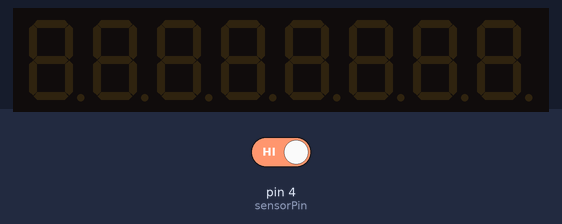
Bench run of a sketch on a simulated Arduino Uno, built with avr-gcc and run on an emulated ATmega328P. Shown: 8-digit seven-segment display. The test bench sets the inputs (shaded band); at power-on: pin 4 (sensorPin) HIGH.

Above: at 1.2 s.
1.3 s: pin 4 (sensorPin) driven LOW
At 2.0 s:
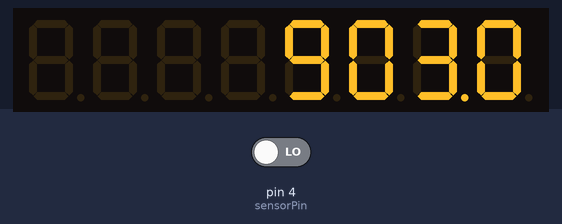
2.8 s: pin 4 (sensorPin) driven HIGH
At 5.3 s:
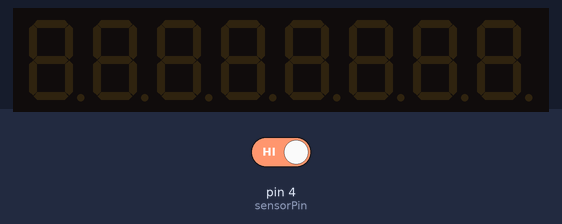
5.8 s: pin 4 (sensorPin) driven LOW
At 6.5 s:
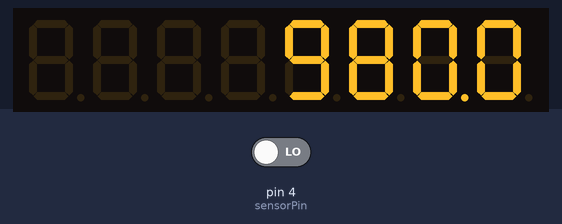
Timing chart, 0 to 8.8 s (numbered marks = the images above; inputs shaded):
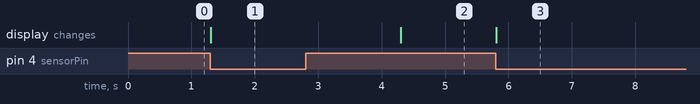

The sketch:

bike_85.ino
```cpp
#include "LedControl.h"       //Use of the MAX7219 implemented.

const int digits = 4;          // 4 digits 7 segment display
const int DIPin = 0;
const int LoadPin = 1;
const int ClkPin = 2;
const int sensorPin = 4;      //Hall effect sensor

const double pi = 3.14159;
const int magnets = 2;         //1 magnet in the application
const double radius = 0.3556;      //28 inch wheel -> 14 inch radius ~0.3556 m

double speed;
long double prevTime = 0;     //Previous time

LedControl lc = LedControl(DIPin, ClkPin, LoadPin, 1); // Define the SPI bus used ot control the 4* 7 Segment display

void setup() {
  pinMode(sensorPin, INPUT);
  lc.shutdown(0, false);
  /* Set the brightness to a medium values */
  lc.setIntensity(0, 8);
  /* and clear the display */
  lc.clearDisplay(0);
  prevTime = millis();
  speed = 0;
}

double calculateSpeed(double deltaT) {
  if (deltaT == 0) {
    return 0;
  }
  return (((2 * radius * pi) / deltaT) * 3600);        // 1 m.ms-1 = 3600 km.h-1
}

void display(double value) {
  if (value > 99.99) {
    display(99.99);
  }
  else if (value < 0) {
    display(-value);
  }
  else {
    int val = value * 100;
    byte units[digits];        // tens, ones, tenths, hundredths;
    for (int i = 0; i < digits; i++) {
      units[i] = (byte)(val % 10);
      val = val / 10;
    }
    lc.setDigit(0, 0, units[3], false);
    lc.setDigit(0, 1, units[2], true);
    lc.setDigit(0, 2, units[1], false);
    lc.setDigit(0, 3, units[0], false);
  }
}

void loop() {
  //if the magnet goes in front of the sensor, calculate speed and display it
  if (!digitalRead(sensorPin)) {
    long double deltaT = magnets * (millis() - prevTime); // lets consider this approximation
    prevTime = millis();
    speed = calculateSpeed(deltaT);
    while (!digitalRead(sensorPin))
	{
	  lc.shutdown(0, false);//powerOn the 7 segment display
      display(speed);
	}
  }
  else if (millis() - prevTime > 6000 / magnets) {
   lc.shutdown(0, true);	//powerOff the 7 segment display
  }
}
```

Measured:
- after the input at 1.3 s, the display: changes at once (image 1)
- after the input at 2.8 s, the display: changes after 1.5 s (image 2)
- after the input at 5.8 s, the display: changes at once (image 3)
